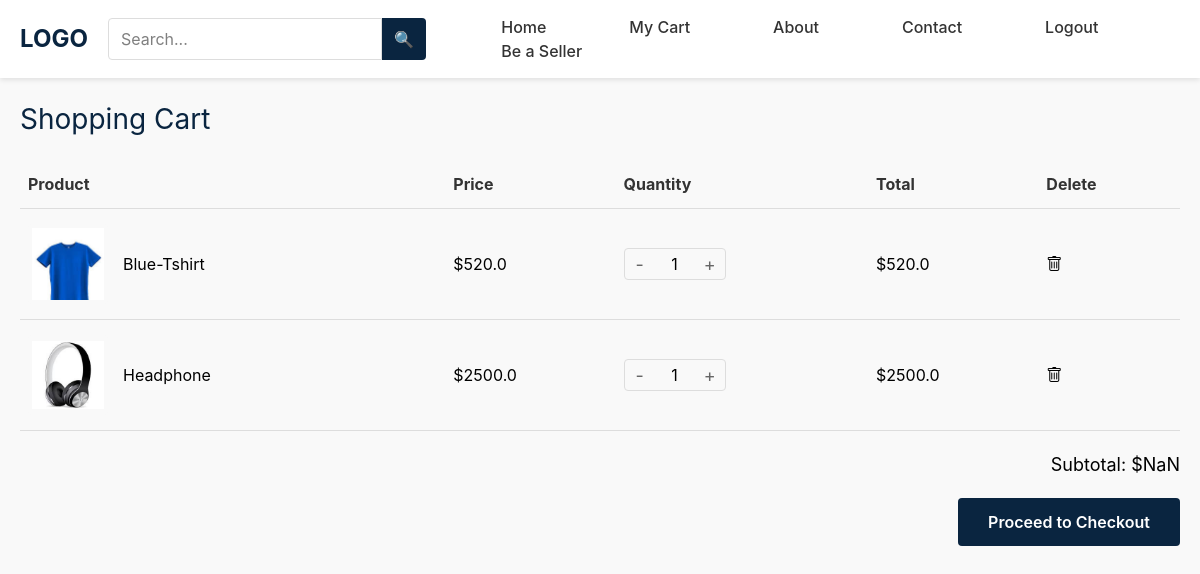
Page /cart/ (signed in) on the earlier database version.
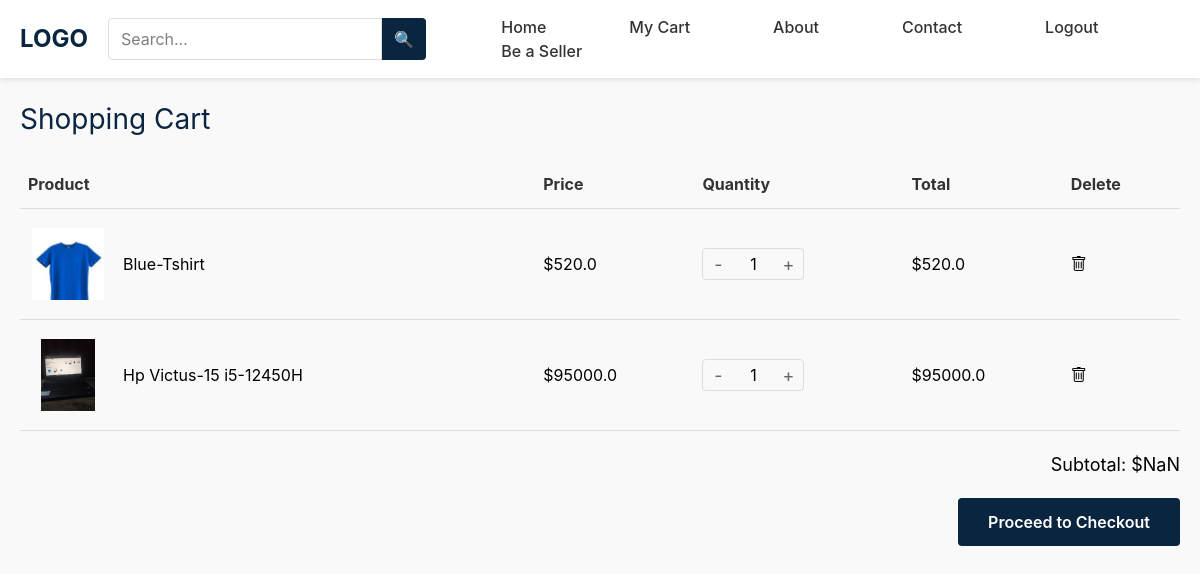
Same page on the later database version.
### dashboard/models.py (models this page shows, shortened)
class Product(models.Model):
    class ProductType(models.TextChoices):
        CLOTHING = 'clothing', 'Clothing'
        ELECTRONICS = 'electronics', 'Electronics'
        ACCESSORIES = 'accessories', 'Accessories'
        FOOTWEAR = 'footwear', 'Footwear'
        WATCHES = 'watches', 'Watches'
        BAGS = 'bags', 'Bags'
        OTHER = 'other', 'Other'
    seller = models.ForeignKey(CustomUser, on_delete=models.CASCADE,related_name='products')
    name = models.CharField(max_length=64)
    brand = models.CharField(max_length=64)
    price = models.FloatField()
    main_image = models.ImageField(upload_to='product_images/')
    description = models.TextField()
    key_features = models.TextField()
    stock = models.IntegerField()
    category = models.CharField(max_length=64,choices=ProductType.choices,default=ProductType.OTHER)

### dashboard/views.py (the view)
# urls.py: path('cart/',views.cart,name='cart'),
@login_required(redirect_field_name='login')
def cart(request):
    try:
        cart_obj = get_object_or_404(Cart,user=request.user)
        products = cart_obj.products.all()
    except Exception as e:
        messages.error(request,str(e))
    return render(request, 'cart.html',{'products':products})

### dashboard/templates/cart.html (shortened to what this page needs)
{% extends 'base.html' %}
{% load static %}
{% block css %}
<link rel="stylesheet" href="https://cdn.jsdelivr.net/npm/bootstrap-icons@1.11.3/font/bootstrap-icons.min.css">
<script src="https://cdn.jsdelivr.net/npm/@tailwindcss/browser@4"></script>
{% endblock %}
{% block maincontent %}
<main>
    <div class="cart-page" id="cartPage">
        <h1>Shopping Cart</h1>
        <div class="cart-container">
            <table class="cart-table">
                <thead>
                    <tr>
                        <th>Product</th>
                        <th>Price</th>
                        <th>Quantity</th>
                        <th>Total</th>
                        <th>Delete</th>
                    </tr>
                </thead>
                <tbody id="cartItems">
                    {% if products %}
                        {% for product in products %}
                            <tr>
                                <td>
                                    <div class="cart-product">
                                        <div class="cart-product-image">
                                            <img src="{{ product.main_image.url }}" alt="{{ product.name }}">
                                        </div>
                                        <div>
                                            <h3>{{ product.name }}</h3>
                                        </div>
                                    </div>
                                </td>
                                <td>${{ product.price }}</td>
                                <td>
                                    <div class="quantity-control">
                                        <button class="quantity-btn decrease" data-id="{{ product.id }}" data-price="{{ product.price }}">-</button>
                                        <input type="text" class="quantity-input" id="product-count-{{ product.id }}" value="1" readonly>
                                        <button class="quantity-btn increase" data-id="{{ product.id }}" data-price="{{ product.price }}">+</button>
                                    </div>
                                </td>
                                <td id="product-price-{{ product.id }}" class="all-prices">${{ product.price }}</td>
                                <td>
                                    <span class="remove-cart" id="remove-cart" data-id="{{ product.id }}" style="cursor: pointer;">
                                        <i class="bi bi-trash"></i>
                                    </span>
                                </td>
                            </tr>
                            {% empty %}
                            <tr colspan="3">Empty Cart</tr>
                        {% endfor %}
                    {% endif %}
                </tbody>
            </table>
        </div>
        <div class="cart-summary">
            <p class="subtotal">Subtotal: <span id="cartSubtotal">$0.00</span></p>
            <button class="checkout-btn" id="checkout-btn">Proceed to Checkout</button>
        </div>
    </div>
</main>
{% endblock %}

Differences in the rows shown:
no longer on this page (row unchanged): Product: main_image (picture), name "Headphone", price "2500.0"
now on this page (row edited): Product: main_image (picture), name "Hp Victus-15 i5-12450H", price "95000.0"
